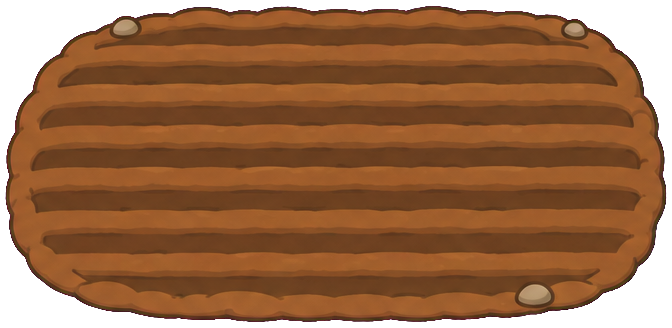
#> input picture godot/tools/bld2d/wheat_src/soil.png, 672 x 328 px
$ python wheat_field.py out.png
#> lines starting #> are read from the running program, lines starting #| are printed output that depends on the picture; after the words box and inside, x2 and y2 are one past the last pixel; in counts of white or black regions, pixels touching at a corner belong together
"""The wheat field (GAME_DESIGN 104 · ROADMAP Q8): builds the field's pictures from the generated pieces.
usage: wheat_field.py <out_dir>          (then: pack.py <out_dir>)
       also writes <out_dir>/wheat_carry.png — what a villager carries from the field: ONE ear as big as a head, on its stalk
       (-> art/cutout/woman_a/parts/props/wheat.png, then tools/cutout_a/build_atlas.py; see CARRY_* below)

The same plants grow through three stages — sprouts (ankle to knee), green wheat (waist to head), and the ripe field: a small
dense golden FOREST of standing wheat, about one and a half villagers tall, every ear as big as a villager's head.
The field is drawn in layers:
  wheat_soil            the tilled oval, lying on the ground (mode "ground")
  wrow_<stage>_<i>      N_ROWS upright strips of plants, one per soil ridge, each its own card with its own `front`
                        (= that ridge's distance toward the camera).
                        sprout / green: villagers work INSIDE the field — the ordinary card depth rule covers their legs with the
                        rows in front of them (green rows also lean in depth, see LEAN_S).
                        ripe: nobody walks inside (the view stands the reapers at the front edge); the rows are pulled together
                        in depth at run time (Bld2D.wheat_pull) so the forest is one mass without inner outlines.
  wrow_stubble_<i>      the same ridge after reaping: short cut stalks (the harvest view swaps rows front to back).
  wheat_fence           the low twig fence along the front edge (upright)
  wheat_<stage>         the same layers flattened into one picture — thumbnails, the picture line-up, and the layout numbers
                        (bubble height, pile line, what the field hides) read this one.
Pieces (tools/bld2d/wheat_src/, keyed by key.py from the sheets wheat_rows (takes a and b), wheat_base, wheat_accent of
prompts.py): wrow_<stage>_<a|b>.png (one straight row), soil.png, fence.png, scarecrow.png, flowers.png.
The geometry below is the single source: table.py imports rows() / lean() / ... from here."""
import functools
import math
import random
import sys
from pathlib import Path

import numpy as np
from PIL import Image, ImageDraw, ImageFilter

T = Path(__file__).parent
SRC = T / "wheat_src"
INK = (58, 42, 34)
SIN = 0.743                 # sin(48 deg) — the camera pitch (BldEcon.APRON_SIN)

STAGES = ["sprout", "green", "ripe"]
SOIL_W = 3.6                # world units across (= 2 x the farm's size 1.8: the field fills its own footprint, no more)
# soil.png (672 x 328): the light ridges between the furrows, y px from the top. The plants stand on these.
SOIL_PX = (672, 328)
RIDGE_Y = [54, 94, 134, 176, 220, 262]          # the front ridge (302) stays bare: room before the fence
ROW_MARGIN = 0.14           # the row ends this far inside the oval's edge (world units)
# ... and the back and front rows end further inside still: seen from above the planting is a rounded patch, so the standing
# mass has round corners (not the corners of a box). Per row, back to front, world units per side.
ROW_INSET = [0.30, 0.10, 0.0, 0.0, 0.06, 0.20]
# source px per world unit of the plant strips. A villager stands ~0.83 with a big head (~0.36).
#   sprout  ~75 px  -> 0.23 units: ankle to knee
#   green  ~225 px  -> 0.56 units (clumps 0.49 .. 0.64): waist to head — his head stays above it when he works inside
#   ripe            -> the forest, FOREST_H; an ear of the strip (~110 px) -> 0.37 units = his head
PXU = {"sprout": 330.0, "green": 450.0, "ripe": 300.0, "stubble": 300.0}
PAD_X = {"sprout": 6, "green": 80, "ripe": 110, "stubble": 6}     # empty px left and right of the planting (the end clumps lean outward)
PAD_Y = 6                   # empty px under the foot line
JOIN = {"sprout": -14, "green": 34, "ripe": 34}       # overlap (px) where two strips are joined into the long ribbon
THICK = {"sprout": 1, "green": 0, "ripe": 0}          # outline growth (source px): the strips are shrunk, the ink must survive
# Six outlined rows stand one behind another: with the usual near-black ink the field turns into a dark scribble (and into dark
# speckles when zoomed out). So inside the plant strips the ink is tinted toward the stage's own line colour — the rows melt into
# one golden (green) mass and only the soil, the fence and the villagers keep the dark line. (line rgb, how much 0..1)
LINE = {"sprout": None, "green": ((60, 112, 44), 0.8), "ripe": ((176, 108, 24), 0.85)}
# ... and the screen's outline pass (render/outline_post.gdshader) draws a dark line wherever the depth jumps by more than its
# gap (0.22) — around every ear of every row, since the rows stand 0.3 apart. So the green rows LEAN IN DEPTH ONLY (the picture
# stays where it is on screen): the foot of a row is pulled toward the camera along the view ray, the top stays, so the rows
# together form one gently sloping roof = the top of the wheat. Neighbouring rows then differ by 0.45 * (1 - LEAN_S) in depth (no
# line), the order back-to-front is kept, and a villager anywhere inside is covered up to the wheat's top (not only by the row
# in front of him). The front row does not lean and no row leans past it — nobody in front of the field is ever covered.
# The ripe rows do not lean: the whole row is pulled toward the ripe row nearest the camera at run time (Bld2D.wheat_pull —
# that row changes while the field is reaped).
LEAN_S = {"sprout": 0.0, "green": 0.8, "ripe": 0.0, "stubble": 0.0}     # sprouts are small tufts: they keep the plain upright cards
LEAN_M = 0.9                # a row's foot comes at most this share of the way to the front row's plane
# The body of a row: between the plants one would look through to the stalks and the dark soil of the rows behind — dark specks
# all over the field. So every green / ripe row gets a solid mass behind its plants (top colour -> foot colour), its top edge
# following the plants' tops a little lower (the ear tips stand clear of it).
MASS = {"green": ((118, 170, 56), (80, 130, 44)), "ripe": ((246, 198, 60), (200, 134, 30))}
MASS_DROP = {"green": 0.11, "ripe": 0.1}        # units: the mass's top runs this far below the plants' tops
MASS_FOOT = {"green": 0.04, "ripe": 0.15}       # units: ... and it ends this far above the foot line, in a wavy edge — under it the
#                                                 stalk feet and leaves stand on the soil (the front row reads as standing plants)
MASS_END = (0.1, 0.32)       # units: the mass ends this far inside the row's outermost plants · rounds down over this length
MASS_REACH = 30             # px: gaps between plants narrower than twice this are bridged
MASS_COVER = 0.285          # units: the mass stands at least this tall, so it hides the foot of the row behind (row gap x sin + a little)
SWAY = {"sprout": 0.012, "green": 0.03, "ripe": 0.06, "stubble": 0.0}   # wind: how far the tips lean (world units)
FENCE_PXU = 470.0           # fence.png px per unit: posts ~0.28 tall (below a villager's knee-to-hip)
FENCE_GAP = 0.55            # the way in, between the two halves
FENCE_Y = 321               # soil.png y of the fence's foot line (just inside the front edge)
COMP_PXU = 200              # the flattened picture's px per unit
ACCENTS = {                 # name -> (piece, px per unit, soil x px of its centre, soil y px of its foot)
    # the scarecrow stands at the front left corner of the planting, before the front row and inside the fence — in full view
    # (inside the ripe forest only its hat would show)
    "wheat_scarecrow": ("scarecrow.png", 500.0, 92, 297),
    # poppies and cornflowers along the left half of the fence, just outside it (the sheaf pile stands at the right end)
    "wheat_flowers": ("flowers.png", 480.0, 187, 327),
}

# ── the dense golden wheat forest (GAME_DESIGN 104, 2026-11-11 "촘촘한 황금 밀 숲" · height B = 1.5 villagers) ──
# Not a hedge and not a bale: a thicket of standing plants. A row is built clump by clump (CLUMP_W wide):
#   · every clump has its own height (CLUMP_VAR around the row's height, a little taller toward the middle — CLUMP_DOME),
#     so the top line is uneven; a few single ears poke above it (FOREST_POKE);
#   · the two clumps at each end are shorter (CLUMP_END) and lean outward (CLUMP_TILT): the mass tapers into the soil;
#   · a clump = tiers of ears from the clump's top down, laid like shingles (the lower tier over the upper one), and in front of
#     them whole plants standing on the ground: stalks and leaves show at the foot.
#   · the back and front rows are a little shorter (ROW_K) and shorter in length (ROW_INSET): the field steps up from the front
#     row and rounds off at the back.
FOREST_H = 1.25             # world units on screen: the height of a middle row's clumps on average (a villager = 0.83)
ROW_K = {"green": [0.96, 1.0, 1.0, 0.98, 0.94, 0.88], "ripe": [0.95, 1.0, 1.0, 0.97, 0.92, 0.84]}     # row height, back to front
CLUMP_W = (0.38, 0.62)      # units
CLUMP_VAR = (0.05, 0.13)    # a clump stands this share above or below the row's height (mostly alternating)
CLUMP_DOME = 0.07           # ... and this share lower at the row's ends than in the middle
CLUMP_END = ((0.26, 0.62, (11.0, 15.0)), (0.34, 0.86, (5.0, 8.0)))    # outermost, next: (width units, height share, lean deg)
CLUMP_OV = 16               # px: a clump's pieces reach this far into its neighbours
FOREST_BAND = 0.62          # the ear band = this share of the strip's height, from the top
FOREST_STEP = 62            # px between tiers (about half an ear: every ear shows its upper half)
FOREST_PLAIN = 1.12         # a clump no taller than this x the strip is just the plants themselves (scaled), no extra tiers
FOREST_CLEAR = 0.4          # units: no tier of ears is cut off lower than this above the ground (the cut hides behind the plants' own ears)
FOREST_POKE = (0.06, 0.16)  # units: single ears stand this far above their clump
FOREST_FACE = (0.2, 0.5)    # under the bright crown the tiers are tinted toward FOREST_DEEP: just under the top .. at the foot
FOREST_DEEP = (240, 146, 24)                        # warm, not dark
FOREST_CROWN = ((255, 238, 132), 0.3)               # the crown (what shows of the rows behind = the top of the wheat) leans to this
STUBBLE_H = 0.13            # units: cut stalks left on a reaped ridge
STUBBLE_COLS = [(236, 204, 124), (222, 184, 104), (206, 164, 88)]      # dry straw


def _chord(a: np.ndarray, y: int):
    xs = np.where(a[y] > 128)[0]
    return int(xs.min()), int(xs.max()) + 1


def front_of(y_px: float) -> float:
    """soil.png row -> distance toward the camera from the field centre (ground units)."""
    return (y_px - SOIL_PX[1] / 2.0) / SOIL_PX[0] * SOIL_W / SIN


@functools.lru_cache(maxsize=None)
def rows(kind: str = ""):
    """[{w, front, dx, plant}] per ridge, back to front (needs soil.png). plant = the planting's length; w = the card's width
    (= plant + the empty margin of that kind's picture, PAD_X; kind "" = no margin)."""
    a = np.asarray(Image.open(SRC / "soil.png").convert("RGBA"))[..., 3]
    out = []
    for i, y in enumerate(RIDGE_Y):
        x0, x1 = _chord(a, y)
        plant = (x1 - x0) / SOIL_PX[0] * SOIL_W - 2 * (ROW_MARGIN + ROW_INSET[i])
        dx = ((x0 + x1) / 2.0 - SOIL_PX[0] / 2.0) / SOIL_PX[0] * SOIL_W
        w = row_px(kind, plant) / PXU[kind] if kind else plant
        out.append(dict(w=round(w, 3), front=round(front_of(y), 3), dx=round(dx, 3), plant=round(plant, 3)))
    return out


def row_px(kind: str, plant: float) -> int:
    """a row picture's width in px."""
    return round(plant * PXU[kind]) + 2 * PAD_X[kind]


# [15 lines left out: functions row_h, lean, not called in this run]


def fence_front() -> float:
    return round(front_of(FENCE_Y), 3)


def fence_w() -> float:
    return round(build_fence().width / FENCE_PXU, 3)


def field_front() -> float:
    """the flattened picture's bottom edge = the soil's front edge."""
    return round(front_of(SOIL_PX[1]), 3)


# [4 lines left out: function accent_place, not called in this run]


# ───────────────────────── picture building ─────────────────────────
def trim(im: Image.Image) -> Image.Image:
    a = np.asarray(im)[..., 3]
    ys, xs = np.where(a > 128)
    return im.crop((int(xs.min()), int(ys.min()), int(xs.max()) + 1, int(ys.max()) + 1))


def thicken(im: Image.Image, r: int) -> Image.Image:
    """Grow the dark outline by r px on each side (and the silhouette by r) so it survives the shrink to game size."""
    if r <= 0:
        return im
    a = np.asarray(im).astype(np.uint8)
    rgb = a[..., :3].copy()
    rgb[a[..., 3] < 128] = 255
    k = 2 * r + 1
    dark = np.asarray(Image.fromarray(rgb, "RGB").filter(ImageFilter.MinFilter(k)))
    al = np.asarray(Image.fromarray(a[..., 3]).filter(ImageFilter.MaxFilter(k)))
    # only the INK grows: a pixel takes the darkened colour when that colour is outline-dark, else keeps its own
    lum = dark.astype(np.float32).mean(axis=2)
    own = a[..., :3].astype(np.float32)
    use = (lum < 110)[..., None] | (a[..., 3:4] < 128)
    out = np.where(use, dark, own)
    return Image.fromarray(np.dstack([out, al]).astype(np.uint8), "RGBA")


# [18 lines left out: functions soften, line_ink, not called in this run]


def ribbon(stage: str) -> Image.Image:
    """a, mirrored b, b, mirrored a joined end to end on one foot line -> a long strip to cut the rows from."""
    parts = []
    for tag, flip in (("a", False), ("b", True), ("b", False), ("a", True)):
        im = trim(Image.open(SRC / f"wrow_{stage}_{tag}.png").convert("RGBA"))
        parts.append(im.transpose(Image.FLIP_LEFT_RIGHT) if flip else im)
    h = max(p.height for p in parts)
    step = [p.width - JOIN[stage] for p in parts]
    out = Image.new("RGBA", (sum(step) + JOIN[stage], h), INK + (0,))
    x = 0
    for p, s in zip(parts, step):
        out.alpha_composite(p, (x, h - p.height))
        x += s
    return out


# [17 lines left out: functions _gap_near, _clean, not called in this run]


EAR_ROWS = 100              # px from the strip's top: the ears (the gaps between them are looked for here)


# [27 lines left out: functions _seam, _ear_gaps, not called in this run]


_ALPHA = {}


# [199 lines left out: functions _piece, _over, _stand, _shade, _clumps, _mass and 2 more, not called in this run]


# ───────────────────────── the carried ear ─────────────────────────
CARRY_EAR = 350.0           # px = the doll's rig units (build_atlas.py takes wheat.png 1 : 1): the ear's length. A doll is 920 tall
                            # and its head about 390 (rig units), so the ear is a little smaller than the head it is carried beside
CARRY_CUT = [(15, 0), (128, 0), (128, 62), (103, 80), (100, 100), (99, 134), (15, 134)]    # wrow_ripe_a.png px: its first ear alone
CARRY_FOOT = (67, 130)      # ... where that ear sits on its stalk
CARRY_STALK = (94, 12, 9)   # source px: the stalk's length under the ear, its width at the ear, at the cut end
CARRY_HOLD = 74             # source px under the ear: where the hands hold it (the grip point; hand to shoulder = about 150 rig units)
CARRY_TILT = 54.0           # deg: the stalk lies on the shoulder, the ear stands out behind / beside the head (not hidden by it)
CARRY_STRAW = ((252, 222, 122), (236, 190, 92))     # the stalk: lit side, shaded side
CARRY_INK = (118, 44, 18)   # the source ears' own outline (dark red-brown)


# [91 lines left out: functions carry_ear, stubble_row, build_row, not called in this run]


def build_fence() -> Image.Image:
    """fence.png = two short halves (3 posts each). Each half is doubled (5 posts: the copy's first post sits on the last
    one), with the way in between them."""
    im = trim(Image.open(SRC / "fence.png").convert("RGBA"))
    a = np.asarray(im)[..., 3]
    col = (a > 128).any(axis=0)
    empty = np.where(~col)[0]
    g0, g1 = int(empty.min()), int(empty.max()) + 1
    halves = [trim(im.crop((0, 0, g0, im.height))), trim(im.crop((g1, 0, im.width, im.height)))]
    out_halves = []
    for hf in halves:
        band = (np.asarray(hf)[hf.height // 10: hf.height // 4, :, 3] > 128).any(axis=0)      # posts only (above the rail)
        xs = np.where(band)[0]
        first = int(xs.min())
        last = int(np.where(~band[: int(xs.max())])[0].max()) + 1                              # where the last post begins
        step = last - first                                                                     # the copy's first post lands on the last one
        long = Image.new("RGBA", (hf.width + step, hf.height), INK + (0,))
        long.alpha_composite(hf, (0, 0))
        long.alpha_composite(hf, (step, 0))
        out_halves.append(long)
    gap = round(FENCE_GAP * FENCE_PXU)
    h = max(x.height for x in out_halves)
    out = Image.new("RGBA", (out_halves[0].width + gap + out_halves[1].width + 12, h + 12), INK + (0,))
    out.alpha_composite(out_halves[0], (6, 6 + h - out_halves[0].height))
    out.alpha_composite(out_halves[1], (6 + out_halves[0].width + gap, 6 + h - out_halves[1].height))
    return thicken(out, 1)


def scaled(im: Image.Image, pxu: float) -> Image.Image:
    """-> COMP_PXU px per unit (premultiplied, so no dark fringes)."""
    return scaled_to(im, max(2, round(im.width * COMP_PXU / pxu)), max(2, round(im.height * COMP_PXU / pxu)))


def scaled_to(im: Image.Image, w: int, h: int) -> Image.Image:
    a = np.asarray(im).astype(np.float32)
    al = a[..., 3:4] / 255.0
    P = np.asarray(Image.fromarray((a[..., :3] * al).clip(0, 255).astype(np.uint8)).resize((w, h), Image.LANCZOS)).astype(np.float32)
    A = np.asarray(Image.fromarray(a[..., 3].astype(np.uint8)).resize((w, h), Image.LANCZOS)).astype(np.float32) / 255.0
    C = P / np.maximum(A[..., None], 1e-3)
    return Image.fromarray(np.dstack([C.clip(0, 255), (A * 255).clip(0, 255)]).astype(np.uint8), "RGBA")


def main() -> None:
    out = Path(sys.argv[1])
    out.mkdir(parents=True, exist_ok=True)
    soil = Image.open(SRC / "soil.png").convert("RGBA")
#> soil is the input picture: PIL image 672x328 RGBA; mean R, G, B, A 122.5, 73.5, 38.3, 214.8
    assert soil.size == SOIL_PX, soil.size
    soil.save(out / "wheat_soil.png")
    fence = build_fence()
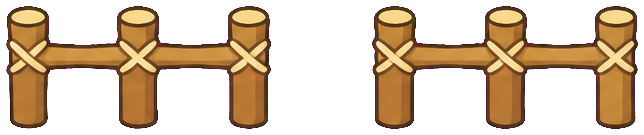
#> input picture godot/tools/bld2d/wheat_src/fence.png, 644 x 135 px
#> in build_fence, `empty = np.where(~col)[0]`: empty = 101 values from 265 to 365
#> in build_fence, `g0, g1 = int(empty.min()), int(empty.max()) + 1`: g0 = 265; g1 = 366
#> in trim (call 3), `ys, xs = np.where(a > 128)`: ys = 17766 values from 0 to 122; xs = 17766 values, max 265 at index 4292, min 0 at index 4027, mean 132.7
#> in trim (call 3), `return im.crop((int(xs.min()), int(ys.min()), int(xs.max()) + 1, int(y..`:
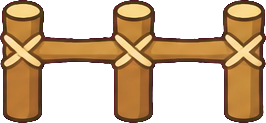
#> returned value: PIL image 266x123 RGBA; mean R, G, B, A 116.1, 82.4, 48.9, 138.4; transparent parts drawn white
#> the loop in build_fence, `for hf in halves:` made 2 passes
#> (first, last, step) on passes 1 to 2: (1, 222, 221), (2, 223, 221)
#> after the loop in build_fence, `for hf in halves:`:
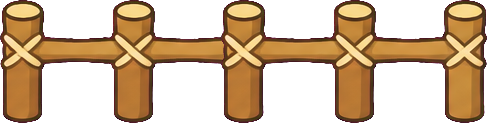
#> long: PIL image 487x123 RGBA; mean R, G, B, A 112.7, 79.8, 47.8, 130.9; transparent parts drawn white
#> after the loop in build_fence, `for hf in halves:`: out_halves = 2 items
#> in build_fence, `h = max(x.height for x in out_halves)`: h = 123
#> in thicken, `use = (lum < 110)[..., None] | (a[..., 3:4] < 128)`:
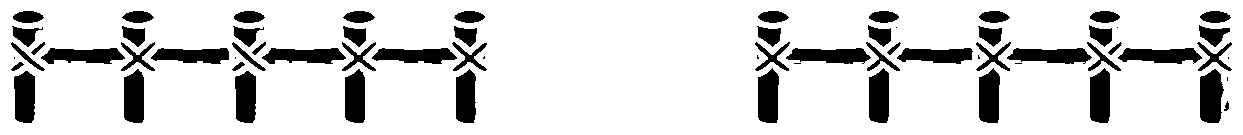
#> use: shape (135, 1243, 1) bool; 84.1% white; 66 black regions (11 under 20 px), largest, box (x1, y1, x2, y2) and area: (1200, 69, 1224, 123) 1057, (786, 48, 871, 64) 993, (1007, 48, 1092, 64) 993
    fence.save(out / "wheat_fence.png")
    for name, (piece, _pxu, _cx, _fy) in ACCENTS.items():
        Image.open(SRC / piece).convert("RGBA").save(out / f"{name}.png")
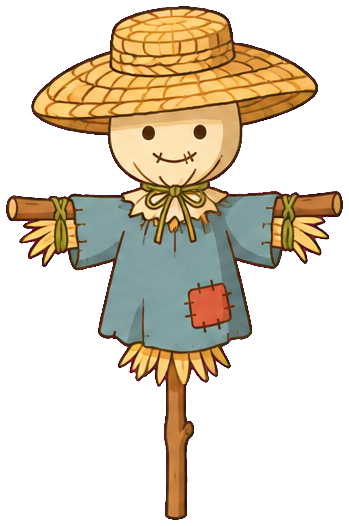
#> input picture godot/tools/bld2d/wheat_src/scarecrow.png, 349 x 526 px
    geo = rows()
#> in rows, `a = np.asarray(Image.open(SRC / "soil.png").convert("RGBA"))[..., 3]`:
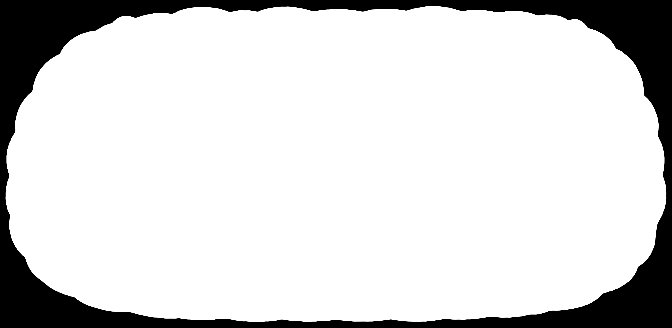
#> a: shape (328, 672); min 0, max 255, mean 214.8
#> the loop in rows, `for i, y in enumerate(RIDGE_Y):` made 6 passes
#> (x0, x1, plant, dx, w) on passes 1 to 6: (59, 625, 2.15, 0.0321, 2.15), (29, 644, 2.81, 0.00268, 2.81), (14, 658, 3.17, 0, 3.17), (9, 663, 3.22, 0, 3.22), (9, 659, 3.08, -0.0107, 3.08), (27, 644, 2.63, -0.00268, 2.63)
#> after the loop in rows, `for i, y in enumerate(RIDGE_Y):`: out = 6 items
#> geo = 6 items
    s = COMP_PXU * SOIL_W / SOIL_PX[0]               # soil px -> composite px
    soil_c = scaled(soil, SOIL_PX[0] / SOIL_W)
#> in scaled_to, `P = np.asarray(Image.fromarray((a[..., :3] * al).clip(0, 255).astype(n..`:
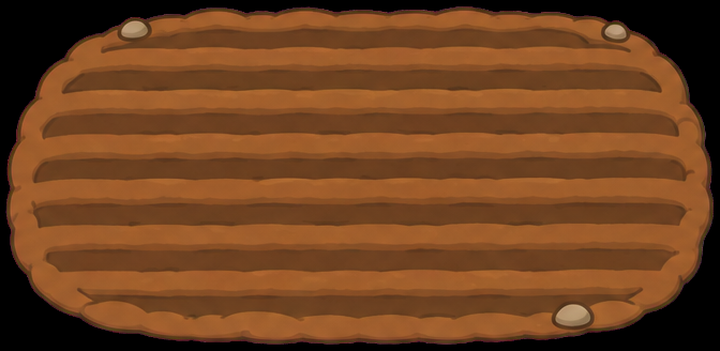
#> P: shape (351, 720, 3) float32; mean R, G, B 113.3, 66.9, 32.9
    ribs = {stage: soften(thicken(ribbon(stage), THICK[stage]), LINE[stage]) for stage in STAGES}
    for stage in STAGES:
        rng = random.Random(f"wheat-{stage}")
        pics = []
        for i in range(len(geo)):
            row = build_row(stage, i, ribs[stage], rng)
            row.save(out / f"wrow_{stage}_{i}.png")
            pics.append(row)
        # flattened: soil, rows back to front, fence — same places as the cards
        foot = PAD_Y * COMP_PXU / PXU[stage]
        top = max(0, round(max(p.height * COMP_PXU / PXU[stage] - y * s for p, y in zip(pics, RIDGE_Y))) + 8)
        comp = Image.new("RGBA", (soil_c.width, soil_c.height + top), INK + (0,))
        comp.alpha_composite(soil_c, (0, top))
        for g, y, row in zip(geo, RIDGE_Y, pics):
            r = scaled(row, PXU[stage])
            cx = soil_c.width / 2.0 + g["dx"] * COMP_PXU
            _over(comp, r, round(cx - r.width / 2.0), round(top + y * s - r.height + foot))
        f = scaled(fence, FENCE_PXU)
        comp.alpha_composite(f, (round(soil_c.width / 2.0 - f.width / 2.0), round(top + FENCE_Y * s - f.height)))
        comp.save(out / f"wheat_{stage}.png")
        print(stage, "rows", [p.size for p in pics], "flattened", comp.size)
    rng = random.Random("wheat-stubble")
    for i in range(len(geo)):
        build_row("stubble", i, ribs["ripe"], rng).save(out / f"wrow_stubble_{i}.png")
    ear, grip, ear_px = carry_ear()
    ear.save(out / "wheat_carry.png")
    print("rows", geo, "fence front", fence_front(), "field front", field_front())
    print("carried ear", ear.size, "grip (share of the picture)", [round(g, 3) for g in grip], "ear length px", round(ear_px))


if __name__ == "__main__":
#> (the run stopped early here; a loop or call above may not have finished)
